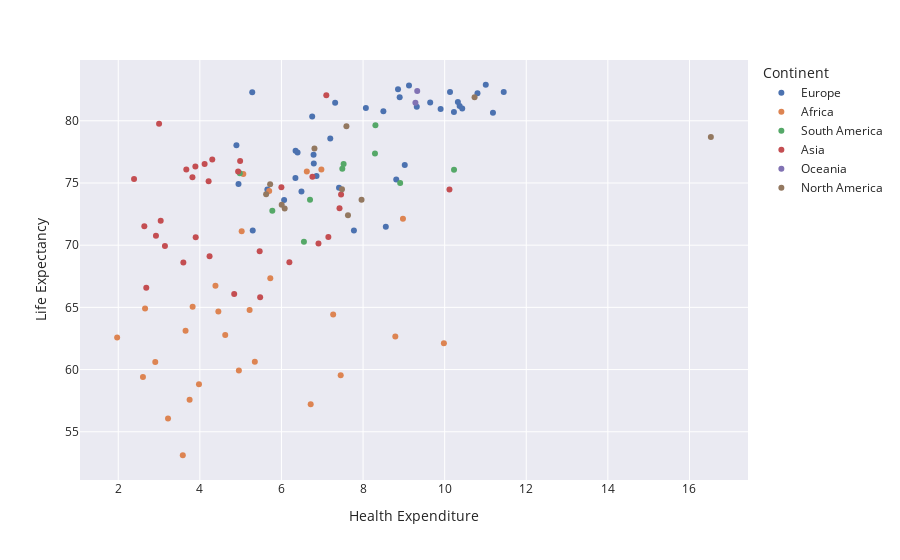

Notebook code cell kept with this figure:
### Markdown cell above
### Plotly

### Code cell
#teste = df[df.loc[:,'Continent']=='Europe']
teste = df[df.loc[:,'Year']==2015]

#teste=teste.groupby('Country')['Obesity among adults'].mean()

fig = px.scatter(teste, y = 'Life Expectancy', x='Health expenditure', color='Continent', template='seaborn')

fig.update_layout(xaxis_title='Health Expenditure',
                  yaxis_title='Life Expectancy')

fig.show()

### Figure 1 — Plotly figure (JSON) as saved in the notebook; plotly's stock layout.template omitted (floating-point values rounded to 4 significant figures)
{"data": [{"hovertemplate": "Continent=Europe<br>Health expenditure=%{x}<br>Life Expectancy=%{y}<extra></extra>", "legendgroup": "Europe", "marker": {"color": "rgb(76,114,176)", "symbol": "circle"}, "mode": "markers", "name": "Europe", "orientation": "v", "showlegend": true, "type": "scatter", "x": [4.896, 10.37, 6.065, 10.43, 7.411, 6.787, 6.754, 7.196, 10.23, 6.346, 9.645, 11.45, 11.18, 8.069, 6.859, 7.316, 8.857, 5.655, 6.49, 5.284, 8.898, 8.558, 9.022, 10.32, 6.342, 10.13, 6.395, 9.316, 4.947, 5.296, 8.813, 6.793, 8.498, 9.126, 10.8, 11.01, 7.776, 9.901], "xaxis": "x", "y": [78.03, 81.19, 73.62, 80.99, 74.61, 77.28, 80.35, 78.58, 80.7, 77.59, 81.48, 82.32, 80.64, 81.04, 75.57, 81.45, 82.54, 74.48, 74.32, 82.29, 81.9, 71.48, 76.45, 81.51, 75.4, 82.3, 77.45, 81.12, 74.91, 71.18, 75.29, 76.56, 80.78, 82.83, 82.2, 82.9, 71.19, 80.96], "yaxis": "y"}, {"hovertemplate": "Continent=Africa<br>Health expenditure=%{x}<br>Life Expectancy=%{y}<extra></extra>", "legendgroup": "Africa", "marker": {"color": "rgb(221,132,82)", "symbol": "circle"}, "mode": "markers", "name": "Africa", "orientation": "v", "showlegend": true, "type": "scatter", "x": [6.978, 2.606, 2.907, 5.726, 3.749, 3.979, 1.973, 3.22, 5.025, 4.453, 3.823, 2.657, 4.622, 5.219, 8.978, 5.7, 5.065, 6.717, 9.981, 5.347, 3.582, 4.383, 8.79, 7.267, 3.65, 4.956, 6.622, 7.452], "xaxis": "x", "y": [76.09, 59.4, 60.61, 67.34, 57.58, 58.83, 62.58, 56.06, 71.12, 64.66, 65.05, 64.91, 62.77, 64.8, 72.12, 74.35, 75.73, 57.21, 62.12, 60.63, 53.11, 66.75, 62.65, 64.43, 63.11, 59.93, 75.92, 59.53], "yaxis": "y"}, {"hovertemplate": "Continent=South America<br>Health expenditure=%{x}<br>Life Expectancy=%{y}<extra></extra>", "legendgroup": "South America", "marker": {"color": "rgb(85,168,104)", "symbol": "circle"}, "mode": "markers", "name": "South America", "orientation": "v", "showlegend": true, "type": "scatter", "x": [10.23, 6.551, 8.909, 8.303, 7.523, 7.491, 6.7, 4.98, 8.292, 5.776], "xaxis": "x", "y": [76.07, 70.28, 74.99, 79.65, 76.53, 76.14, 73.66, 75.79, 77.37, 72.76], "yaxis": "y"}, {"hovertemplate": "Continent=Asia<br>Health expenditure=%{x}<br>Life Expectancy=%{y}<extra></extra>", "legendgroup": "Asia", "marker": {"color": "rgb(196,78,82)", "symbol": "circle"}, "mode": "markers", "name": "Asia", "orientation": "v", "showlegend": true, "type": "scatter", "x": [10.12, 4.987, 2.639, 2.387, 6.194, 4.938, 7.423, 3.596, 2.924, 6.759, 3.144, 7.099, 7.461, 3.041, 4.215, 7.149, 3.818, 4.238, 5.478, 5.466, 4.304, 2.687, 3.898, 3.001, 5.998, 3.89, 6.907, 3.668, 4.117, 4.842], "xaxis": "x", "y": [74.47, 76.76, 71.51, 75.32, 68.64, 75.93, 72.97, 68.61, 70.77, 75.5, 69.93, 82.05, 74.08, 71.97, 75.13, 70.65, 75.46, 69.11, 65.81, 69.52, 76.89, 66.58, 70.64, 79.76, 74.65, 76.32, 70.14, 76.09, 76.53, 66.07], "yaxis": "y"}, {"hovertemplate": "Continent=Oceania<br>Health expenditure=%{x}<br>Life Expectancy=%{y}<extra></extra>", "legendgroup": "Oceania", "marker": {"color": "rgb(129,114,179)", "symbol": "circle"}, "mode": "markers", "name": "Oceania", "orientation": "v", "showlegend": true, "type": "scatter", "x": [9.328, 9.283], "xaxis": "x", "y": [82.4, 81.46], "yaxis": "y"}, {"hovertemplate": "Continent=North America<br>Health expenditure=%{x}<br>Life Expectancy=%{y}<extra></extra>", "legendgroup": "North America", "marker": {"color": "rgb(147,120,96)", "symbol": "circle"}, "mode": "markers", "name": "North America", "orientation": "v", "showlegend": true, "type": "scatter", "x": [10.73, 7.592, 7.63, 6.006, 7.484, 5.625, 5.723, 7.963, 6.809, 6.079, 16.52], "xaxis": "x", "y": [81.9, 79.56, 72.41, 73.25, 74.5, 74.1, 74.9, 73.65, 77.78, 72.94, 78.69], "yaxis": "y"}], "layout": {"legend": {"title": {"text": "Continent"}, "tracegroupgap": 0}, "margin": {"t": 60}, "xaxis": {"anchor": "y", "domain": [0, 1], "title": {"text": "Health Expenditure"}}, "yaxis": {"anchor": "x", "domain": [0, 1], "title": {"text": "Life Expectancy"}}}}
